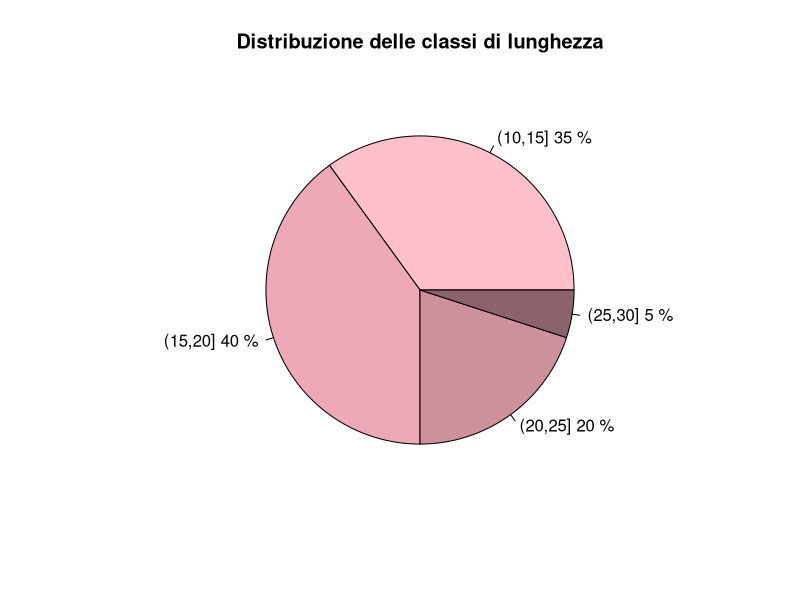
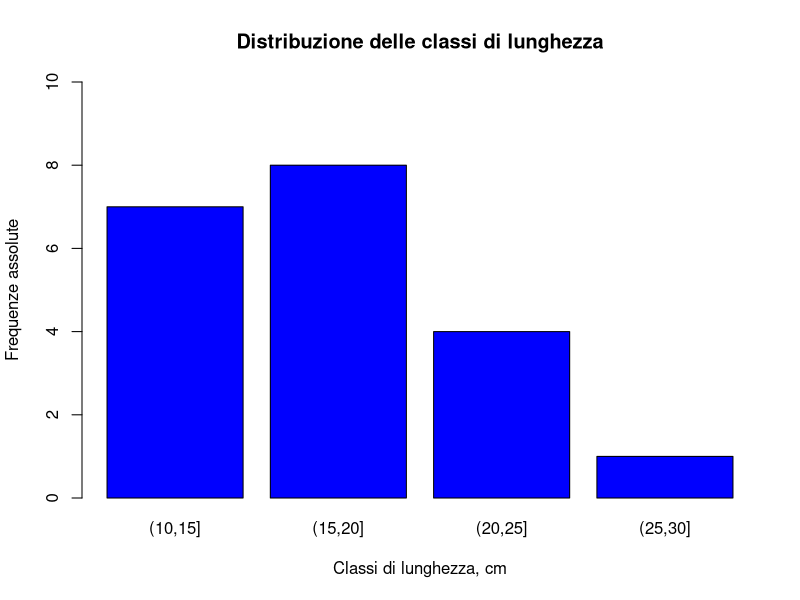
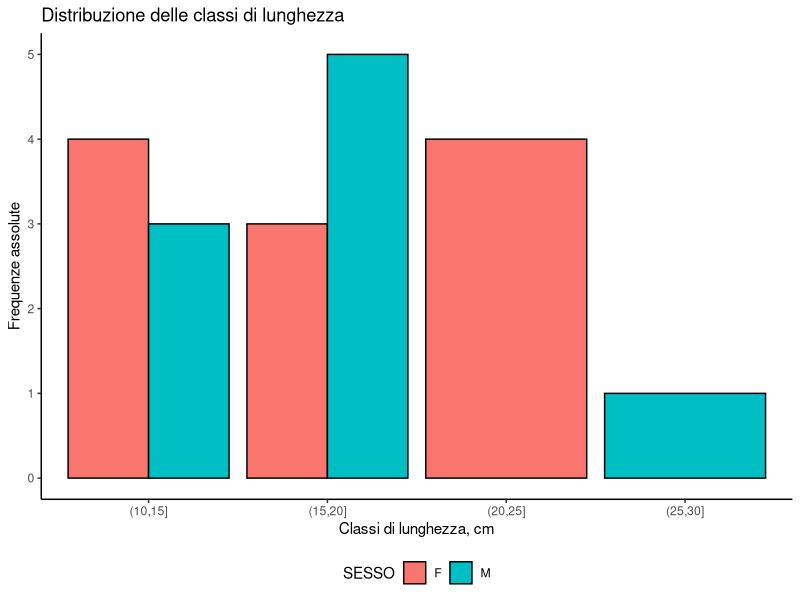

Recreate these plots in R, in order.
# lettura CSV
dati <- read.csv("tonni.csv",sep=";")
N <- dim(dati)[1]

# frequenze assolute e relative su variabile qualitativa, scala nominale
freq_ass <- table(dati["SESSO"])
freq_rel <- table(dati["SESSO"])/N
distr_freq_SESSO <- cbind(freq_ass, freq_rel)

freq_ass <- table(dati["LOCALITA"])
freq_rel <- table(dati["LOCALITA"])/N
distr_freq_LOCALITA <- cbind(freq_ass, freq_rel)

# suddivisione in classi
min(dati$LUNGHEZZA)
max(dati$LUNGHEZZA)
dati$LUNGHEZZA_CL <- cut(dati$LUNGHEZZA, breaks = c(10,15,20,25,30))

# distribuzione completa su classi di lunghezza
ni <- table(dati$LUNGHEZZA_CL)
fi <- table(dati$LUNGHEZZA_CL)/N
Ni <- cumsum(ni)
Fi <- Ni/N

distr_freq_lungh_cl <- as.data.frame(cbind(ni, fi, Ni, Fi))
write.csv(distr_freq_lungh_cl, "distribuzione frequenza tonni.csv")

# distribuzione di frequenze doppie
table(dati$SESSO, dati$LUNGHEZZA_CL)
table(dati$LOCALITA, dati$LUNGHEZZA_CL)/N

# grafico a torta (R)
etichette <- paste(rownames(distr_freq_lungh_cl),
                   distr_freq_lungh_cl$fi*100,
                   "%")

colori <- c("pink", "pink2","pink3", "pink4")

pie(distr_freq_lungh_cl$fi,
    main="Distribuzione delle classi di lunghezza",
    labels = etichette,
    col = colori)

# grafico a barre (R)
barplot(distr_freq_lungh_cl$ni,
        main="Distribuzione delle classi di lunghezza",
        xlab = "Classi di lunghezza, cm",
        ylab = "Frequenze assolute",
        ylim = c(0,10),
        col = "blue",
        names.arg = rownames(distr_freq_lungh_cl))


# grafico a barre con ggplot
library(ggplot2)
ggplot(data = dati) +
  geom_bar(aes(x=LUNGHEZZA_CL,
               fill=SESSO),
           position = "dodge", # dodge/stack/fill
           stat = "count",
           col = "black") +
  labs(title="Distribuzione delle classi di lunghezza",
       main="Distribuzione delle classi di lunghezza",
       x = "Classi di lunghezza, cm",
       y = "Frequenze assolute") +
  scale_y_continuous(breaks = seq(0,8,1)) +
  theme_classic() +
  theme(legend.position = "bottom")